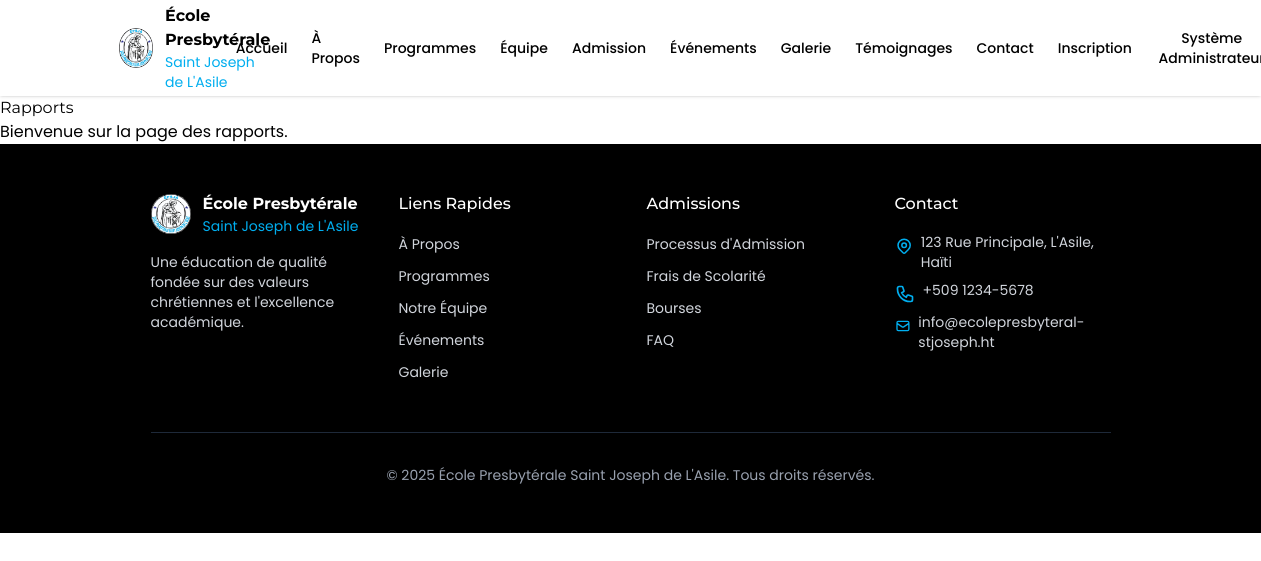
The page /rapports/ (signed in) on the database as committed earlier.
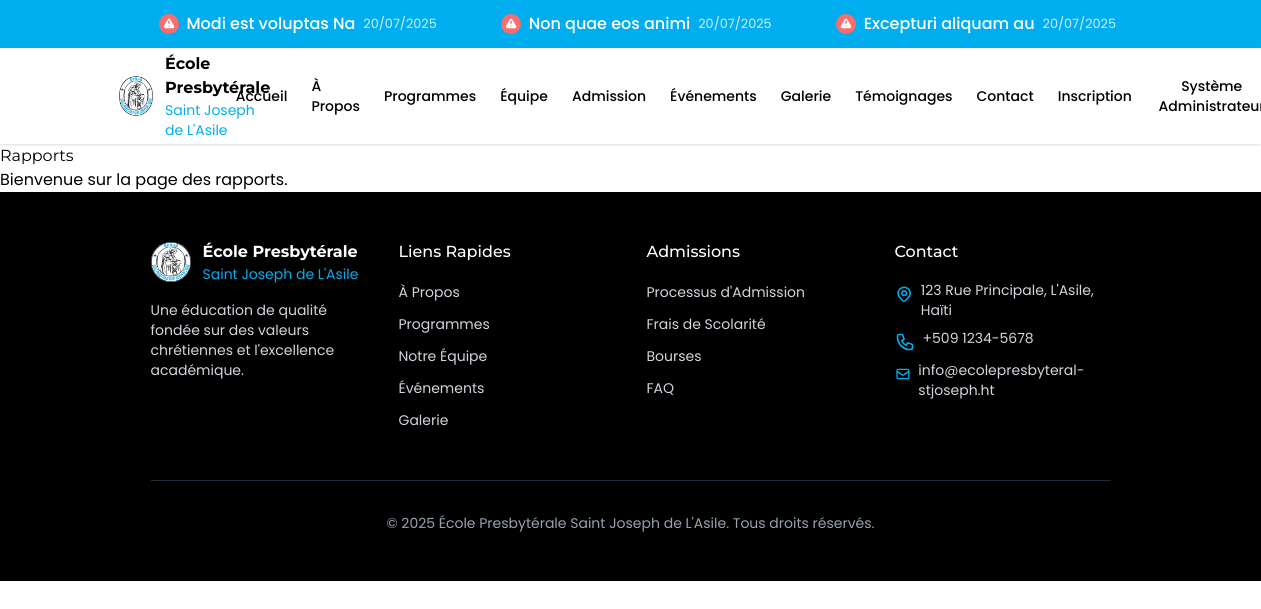
The same page on the database as committed later.
### models.py (models this page shows, shortened)
class User(db.Model, UserMixin):
    __tablename__ = 'users'
    id = db.Column(db.Integer, primary_key=True)
    username = db.Column(db.String(80), unique=True, nullable=False)
    email = db.Column(db.String(120), unique=True, nullable=False)
    password_hash = db.Column(db.String(255), nullable=False)
    nom = db.Column(db.String(100), nullable=False)
    prenom = db.Column(db.String(100), nullable=False)
    role = db.Column(db.String(20), nullable=False, default='parent')
    actif = db.Column(db.Boolean, default=True)
    date_creation = db.Column(db.DateTime, default=datetime.utcnow)

class Annonce(db.Model):
    __tablename__ = 'annonces'
    id = db.Column(db.Integer, primary_key=True)
    titre = db.Column(db.String(100), nullable=False)
    contenu = db.Column(db.Text, nullable=False)
    date_creation = db.Column(db.DateTime, default=datetime.utcnow)
    date_expiration = db.Column(db.Date)
    public = db.Column(db.Boolean, default=True)
    important = db.Column(db.Boolean, default=False)

### modules/rapports.py (the view)
@rapports_blueprint.route('/')
@login_required
def index():
    if not is_admin_or_directeur():
        flash('Accès non autorisé.', 'danger')
        return redirect(url_for('accueil'))
    return render_template('rapports/index.html')

### app.py (called while the page is built)
@login_manager.user_loader
def load_user(user_id):
    return User.query.get(int(user_id))

### modules/rapports.py (called while the page is built)
def is_admin_or_directeur():
    return session.get('user_role') in ['admin', 'directeur']

### templates/rapports/index.html
{% extends 'base.html' %}
{% block content %}
<h1>Rapports</h1>
<p>Bienvenue sur la page des rapports.</p>
{% endblock %}

### templates/base.html (shortened to what this page needs)
<html lang="en">
   <head>
      <script src="https://cdn.jsdelivr.net/npm/@tailwindcss/browser@4"></script>
      <link href="https://unpkg.com/aos@2.3.1/dist/aos.css" rel="stylesheet">
   </head>
   <body>
      <div id="root">
         {% if annonces and annonces|length > 0 %}
         <div class="ticker-wrap w-full">
            <div class="ticker container mx-auto">
               <div class="ticker-track" id="ticker-track">
                  {% for annonce in annonces %}
                  <div class="ticker-item">
                     <a href="{{ url_for('communication.details_annonce', annonce_id=annonce.id) }}" class="ticker-link">
                        {% if annonce.important is defined and annonce.important %}
                        <span class="ticker-icon important">
                        </span>
                        {% else %}
                        <span class="ticker-icon">
                           <svg xmlns="http://www.w3.org/2000/svg" viewBox="0 0 20 20" fill="currentColor">
                              <path fill-rule="evenodd" d="M18 3a1 1 0 00-1.447-.894L8.763 6H5a3 3 0 000 6h.28l1.771 5.316A1 1 0 008 18h1a1 1 0 001-1v-4.382l6.553 3.276A1 1 0 0018 15V3z" clip-rule="evenodd" />
                           </svg>
                        </span>
                        {% endif %}
                        <span class="ticker-title">{{ annonce.titre }}</span>
                        <span class="ticker-date">{{ annonce.date_creation.strftime('%d/%m/%Y') }}</span>
                     </a>
                  </div>
                  {% endfor %}
               </div>
            </div>
         </div>
         {% endif %}
         <header class="sticky top-0 z-50 w-full bg-white/90 backdrop-blur-md shadow-sm">
            <div class="container mx-auto">
               <div class="flex h-24 items-center justify-between">
                     <div class="flex items-center">
                        <a href="#" class="flex items-center">
                           <img src="/static/assets/logo.jpg" alt="École Presbytérale Saint Joseph de L'Asile" class="h-10 w-10 rounded-full">
                           <div class="ml-3">
                              <h1 class="text-sm font-bold text-black md:text-base">École Presbytérale</h1>
                              <p class="text-xs text-[#00AEEF] md:text-sm">Saint Joseph de L'Asile</p>
                           </div>
                        </a>
                     </div>
                     <nav class="hidden lg:flex lg:items-center lg:space-x-6">
                        <a href="{{ url_for('accueil') }}" class="text-sm font-medium text-black hover:text-[#00AEEF]">Accueil</a>
                        <a href="{{ url_for('a_propos') }}" class="text-sm font-medium text-black hover:text-[#00AEEF]">À Propos</a>
                        <a href="{{ url_for('programmes') }}" class="text-sm font-medium text-black hover:text-[#00AEEF]">Programmes</a>
                        <a href="{{ url_for('equipe') }}" class="text-sm font-medium text-black hover:text-[#00AEEF]">Équipe</a>
                        <a href="{{ url_for('admission') }}" class="text-sm font-medium text-black hover:text-[#00AEEF]">Admission</a>
                        <a href="{{ url_for('evenements') }}" class="text-sm font-medium text-black hover:text-[#00AEEF]">Événements</a>
                        <a href="{{ url_for('gallery') }}" class="text-sm font-medium text-black hover:text-[#00AEEF]">Galerie</a>
                        <a href="{{ url_for('temoignages') }}" class="text-sm font-medium text-black hover:text-[#00AEEF]">Témoignages</a>
                        <a href="{{ url_for('contact') }}" class="text-sm font-medium text-black hover:text-[#00AEEF]">Contact</a>
                        <a href="{{ url_for('inscriptions.formulaire') }}" class="text-sm font-medium text-black hover:text-[#00AEEF]">Inscription</a>
                        {% if session.get('user_id') %}
                            <div class="relative group">
                                <button class="flex items-center text-sm font-medium text-black hover:text-[#00AEEF]">
                                    {{ session.get('user_name', 'Utilisateur') }}
                                </button>
                            </div>
                        {% else %}
                            <a href="{{ url_for('auth.login') }}" class="text-sm font-medium text-black hover:text-[#00AEEF]">Connexion</a>
                            <a href="{{ url_for('auth.register') }}" class="btn-primary rounded-full px-4 py-2 text-sm font-semibold text-white shadow-md hover:shadow-lg transition-all duration-300">S'inscrire</a>
                        {% endif %}
                        </nav>
                  </div>
               </div>
            </header>
            {% block content %}
            {% endblock %}
            <footer class="bg-black text-white">
               <div class="container mx-auto px-4 py-12 sm:px-6 lg:px-8">
                  <div class="grid grid-cols-1 gap-8 md:grid-cols-4">
                     <div class="md:col-span-1">
                        <div class="flex items-center">
                           <a href="#" class="flex items-center">
                              <img src="/static/assets/logo.jpg" alt="École Presbytérale Saint Joseph de L'Asile" class="h-10 w-10 rounded-full" data-aos="fade-right">
                              <div class="ml-3">
                                 <h2 class="text-sm font-bold text-white md:text-base">École Presbytérale</h2>
                                 <p class="text-xs text-[#00AEEF] md:text-sm">Saint Joseph de L'Asile</p>
                              </div>
                           </a>
                        </div>
                        <p class="mt-4 text-sm text-gray-300">Une éducation de qualité fondée sur des valeurs chrétiennes et l'excellence académique.</p>
                     </div>
                     <div>
                        <h3 class="text-base font-medium text-white">Liens Rapides</h3>
                        <ul class="mt-4 space-y-2">
                           <li><a href="#about" class="text-sm text-gray-300 hover:text-[#00AEEF]">À Propos</a></li>
                           <li><a href="#academics" class="text-sm text-gray-300 hover:text-[#00AEEF]">Programmes</a></li>
                           <li><a href="#faculty" class="text-sm text-gray-300 hover:text-[#00AEEF]">Notre Équipe</a></li>
                           <li><a href="#events" class="text-sm text-gray-300 hover:text-[#00AEEF]">Événements</a></li>
                           <li><a href="#gallery" class="text-sm text-gray-300 hover:text-[#00AEEF]">Galerie</a></li>
                        </ul>
                     </div>
                     <div>
                        <h3 class="text-base font-medium text-white">Admissions</h3>
                        <ul class="mt-4 space-y-2">
                           <li><a href="#admissions" class="text-sm text-gray-300 hover:text-[#00AEEF]">Processus d'Admission</a></li>
                           <li><a href="#" class="text-sm text-gray-300 hover:text-[#00AEEF]">Frais de Scolarité</a></li>
                           <li><a href="#" class="text-sm text-gray-300 hover:text-[#00AEEF]">Bourses</a></li>
                           <li><a href="#" class="text-sm text-gray-300 hover:text-[#00AEEF]">FAQ</a></li>
                        </ul>
                     </div>
                     <div>
                        <h3 class="text-base font-medium text-white">Contact</h3>
                        <ul class="mt-4 space-y-2">
                           <li class="flex items-start">
                              <span class="ml-2 text-sm text-gray-300">123 Rue Principale, L'Asile, Haïti</span>
                           </li>
                           <li class="flex items-start">
                              <span class="ml-2 text-sm text-gray-300">+509 1234-5678</span>
                           </li>
                           <li class="flex items-start">
                              <svg class="mt-1 h-5 w-5 text-[#00AEEF]" fill="none" viewBox="0 0 24 24" stroke="currentColor">
                                 <path stroke-linecap="round" stroke-linejoin="round" stroke-width="2" d="M3 8l7.89 5.26a2 2 0 002.22 0L21 8M5 19h14a2 2 0 002-2V7a2 2 0 00-2-2H5a2 2 0 00-2 2v10a2 2 0 002 2z"></path>
                              </svg>
                              <span class="ml-2 text-sm text-gray-300">info@ecolepresbyteral-stjoseph.ht</span>
                           </li>
                        </ul>
                     </div>
                  </div>
                  <div class="mt-12 border-t border-gray-800 pt-8">
                     <p class="text-center text-sm text-gray-400">© 2025 École Presbytérale Saint Joseph de L'Asile. Tous droits réservés.</p>
                  </div>
               </div>
            </footer>
      </div>
   </body>
</html>

### templates/base.html (style rules this page uses)
body { font-family: 'Poppins', sans-serif; }
h1, h2, h3, h4, h5, h6 { font-family: 'Montserrat', sans-serif; }
.ticker-wrap { position: relative; background: #00AEEF; color: white; padding: 8px 0; overflow: hidden; margin: 0; z-index: 40; }
.ticker { position: relative; width: 100%; overflow: hidden; padding: 0 8px; }
.ticker-track { display: flex; position: relative; white-space: nowrap; }
.ticker-item { flex-shrink: 0; padding: 0 20px; }
.ticker-link { display: inline-flex; align-items: center; padding: 4px 12px; border-radius: 4px; color: white; text-decoration: none; transition: all 0.2s ease; }
.ticker-icon { display: inline-flex; align-items: center; justify-content: center; width: 20px; height: 20px; margin-right: 8px; background: rgba(255, 255, 255, 0.2); border-radius: 50%; }
.ticker-icon svg { width: 14px; height: 14px; color: white; }
.ticker-icon.important { background: #ff6b6b; }
.ticker-icon.important svg { color: white; }
.ticker-title { font-weight: 500; margin-right: 8px; }
.ticker-date { font-size: 0.8rem; opacity: 0.8; }

Rows that differ between the two databases and show on the page:
added Annonce: important True (drawn), titre "Modi est voluptas Na", date_creation "20/07/2025"
added Annonce: important True (drawn), titre "Non quae eos animi", date_creation "20/07/2025"
added Annonce: important True (drawn), titre "Excepturi aliquam au", date_creation "20/07/2025"
